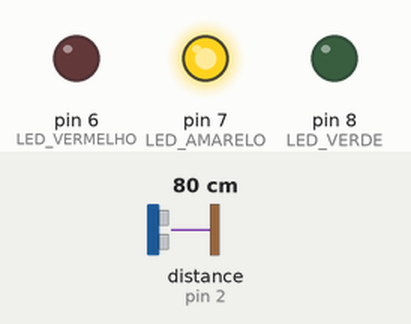
Simulated run of this sketch. Board: Arduino Uno, built with avr-gcc and run on an emulated ATmega328P. Parts: output pins drawn as LEDs (lit = HIGH). Inputs (shaded band) come from the test bench; at power-on: distance to the obstacle (sensor on pin 2) 80 cm. The echo pulse lasts 58.3 µs per cm; no radio packets arrive unless stated; pins used as bus, display or sensor lines are not drawn.

Above: at 1.7 s.
1.8 s: distance to the obstacle (sensor on pin 2) set to 58 cm
3.3 s: distance to the obstacle (sensor on pin 2) set to 52 cm
At 4.0 s:
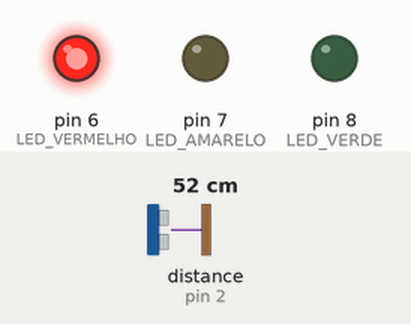
4.8 s: distance to the obstacle (sensor on pin 2) set to 43 cm
At 5.5 s:
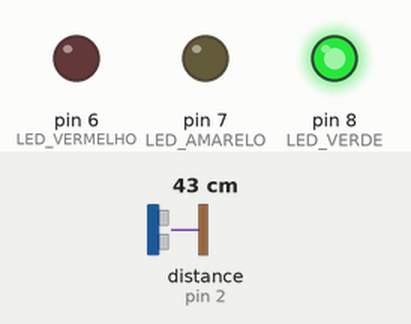
6.3 s: distance to the obstacle (sensor on pin 2) set to 6 cm
7.8 s: distance to the obstacle (sensor on pin 2) set to 3 cm
At 9.0 s:
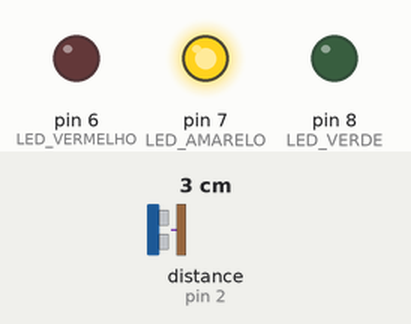
9.3 s: distance to the obstacle (sensor on pin 2) set to 9 cm
At 10.4 s:
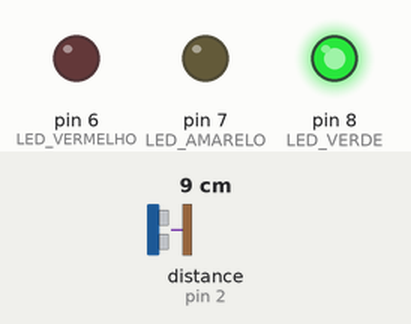
Timing chart, 0 to 11.8 s (numbered marks = the images above; inputs shaded):
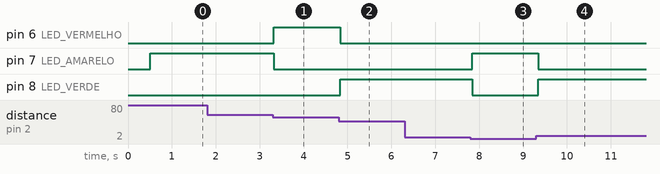

Measured:
- the behaviour switches between 55 and 54 cm on distance to the obstacle (sensor on pin 2) (found by bisection; images 0 and 1)
- the behaviour switches between 49 and 48 cm on distance to the obstacle (sensor on pin 2) (found by bisection; images 1 and 2)
- the behaviour switches between 5 and 4 cm on distance to the obstacle (sensor on pin 2) (found by bisection; images 2 and 3)
- after the input at 1.8 s, every drawn part: stays the same
- after the input at 3.3 s, pin 6 (LED_VERMELHO): LOW → HIGH at once; pin 7 (LED_AMARELO): HIGH → LOW at once
- after the input at 4.8 s, pin 6 (LED_VERMELHO): HIGH → LOW at once; pin 8 (LED_VERDE): LOW → HIGH at once
- after the input at 6.3 s, every drawn part: stays the same
- after the input at 7.8 s, pin 7 (LED_AMARELO): LOW → HIGH at once; pin 8 (LED_VERDE): HIGH → LOW at once
- after the input at 9.3 s, pin 7 (LED_AMARELO): HIGH → LOW at once; pin 8 (LED_VERDE): LOW → HIGH at once

The sketch:

CP7.ino
```cpp
//Bibliotecas NRF24
#include <avr/pgmspace.h>
#include <RF24Network.h>
#include <RF24.h>
#include <SPI.h>

//Biblioteca Sensor Ultrasônico HCSR04
#include <Ultrasonic.h>

//---------------------------------DEFINIÇÕES----------------------------------------------
//Serial
#define BAUDRATE            9600

//Ultrassônico
#define PINO_TRIGGER        3
#define PINO_ECHO           2

//LEDs
#define LED_VERDE           8
#define LED_VERMELHO        6
#define LED_AMARELO         7

//Distâncias válidas para captação do sensor (cm)
#define DIST_MIN            4
#define DIST_MAX            47
#define DIST_DESATIVADO     53

// Delay para medida da distância pelo ultrassônico
#define DELAY               250

//Pinos do nRF24L01 - UNO
#define PINO_CE             9
#define PINO_CS             10

//Parâmetros de operação do nRF24L01
#define DATA_RATE           RF24_250KBPS
#define POWER_AMPLIFICATION RF24_PA_MAX
#define CANAL               70
#define CRC_SIZE            RF24_CRC_16
#define RETRY_DELAY         15
#define RETRY_COUNT         15

//Endereços da Rede sem Fio
#define MESTRE              00
#define HUB1                01
#define HUB2                02
#define CP0                 011
#define CP1                 021
#define CP2                 031
#define CP3                 041
#define CP4                 051
#define CP5                 012
#define CP6                 022
#define CP7                 032
#define CP8                 042
#define CP9                 052

//---------------------------------CONFIGURAÇÃO DO NÓ--------------------------------------
//Variáveis da Rede
uint16_t this_node = CP7; //Endereço deste Nó
uint16_t to_p = MESTRE; //Endereço para envio da mensagem de passagem
uint16_t to_c = HUB2; //Endereço para envio da mensagem de checagem

//--------------------------------VARIÁVEIS GLOBAIS----------------------------------------
//Vetor de Endereços
const uint16_t node_address_set[13] = { MESTRE, HUB1, HUB2, CP0, CP1, CP2, CP3, CP4, CP5, CP6, CP7, CP8, CP9};

//Instância do Wireless
RF24 radio(PINO_CE, PINO_CS);
RF24Network network(radio);

//Variáveis do Sensor Ultrassônico
Ultrasonic ultrasonic(PINO_TRIGGER, PINO_ECHO); //Instância do ultrassônico
long tempo;     //Tempo de recepção da onda sonora enviada pelo sensor
long distancia; //Distância calculada
int sensorTriggered = 0; //Indica disparo do sensor
const unsigned long interval = 50; //Intervalo de checagem do ultrassônico
unsigned long last_time_sent = 0;
unsigned long now = 0;
int tries = 0;

void setup() {
  //Inicialização dos LEDs
  pinMode(LED_VERDE, OUTPUT);
  digitalWrite(LED_VERDE, LOW);
  pinMode(LED_AMARELO, OUTPUT);
  digitalWrite(LED_AMARELO, LOW);
  pinMode(LED_VERMELHO, OUTPUT);
  digitalWrite(LED_VERMELHO, LOW);

  //Inicialização do Rádio e da Rede
  SPI.begin();
  radio.begin();
  radio.setDataRate(DATA_RATE);
  radio.setPALevel(POWER_AMPLIFICATION);
  radio.setRetries(RETRY_DELAY,RETRY_COUNT);
  radio.setCRCLength(CRC_SIZE);
  network.begin(/*channel*/ CANAL, /*node address*/ this_node );

  //Inicialização do Serial
  //Serial.begin(BAUDRATE);
  //Serial.println("DEPURACAO ULTRASSONICO"); // Depuração

  delay(500);
}

void loop() {
  //Atualiza a Rede
  network.update();
  while ( network.available() ){
    RF24NetworkHeader header;
    network.peek(header);
      switch (header.type){
        case 'C':
          InformStatus(header);
          break;
        default:
          //Serial.println("*** ATENÇÃO *** Tipo de Mensagem Desconhecido");
          network.read(header,0,0);
          break;
      };
    }


  //Sensor Ultrassônico
  now = millis();
  if ( now - last_time_sent >= interval ){
    last_time_sent = now;

    sensorTriggered = monitorarSensor();
    //LEDs
    if(sensorTriggered == 0) {
      digitalWrite(LED_VERMELHO, HIGH);
      digitalWrite(LED_VERDE, LOW);
      digitalWrite(LED_AMARELO, LOW);
      //Serial.println("SENSOR DESATIVADO..."); // Depuração
    } else if(sensorTriggered == 1) {
      digitalWrite(LED_VERMELHO, LOW);
      digitalWrite(LED_VERDE, HIGH);
      digitalWrite(LED_AMARELO, LOW);
      //Serial.println("SENSOR ATIVADO...");   // Depuração

      //Enviando mensagem ao Mestre
      while((!sendPMessage(to_p))&&(tries <= 15)){delay(10);tries++;}
      tries = 0;

    } else {
      digitalWrite(LED_VERMELHO, LOW);
      digitalWrite(LED_VERDE, LOW);
      digitalWrite(LED_AMARELO, HIGH);
      //Serial.println("MEDIDA INVALIDA...");   // Depuração
    }
  }


}

//Subrotina do Sensor Ultrassônico
int monitorarSensor(void) {
  noInterrupts(); //Desabilita interrupções para não afetar medição
  tempo = ultrasonic.timing();
  interrupts(); //Habilita as interrupções novamente
  distancia = ultrasonic.convert(tempo,Ultrasonic::CM);
  //Serial.print("Dist: ");
  //Serial.print(distancia);
  //Serial.println(" cm");
  if(distancia > DIST_MAX && distancia <= DIST_DESATIVADO) {
    return 0; // Sensor Desativado
  } else if(distancia >= DIST_MIN && distancia <= DIST_MAX) {
    return 1; // Sensor Ativado
  } else {
    return 2; // Medida Inválida
  }
}

//Subrotida de enviar mensagem de Passagem
bool sendPMessage(uint16_t to){
  RF24NetworkHeader header(/*para o nó*/ to, /*tipo de mensagem*/ 'P' /*Passagem*/);
  bool p = true;
  //Serial.println(p); //Depuração
  return network.write(header, &p, sizeof(p));
}

//Subrotida de enviar mensagem de Checagem
bool sendSMessage(uint16_t to){
  RF24NetworkHeader header(/*para o nó*/ to, /*tipo de mensagem*/ 'S' /*Status*/);
  bool c = true;
  //Serial.println(c); //Depuração
  return network.write(header, &c, sizeof(c));
}

//Subrotina de recepção de mensagem
void InformStatus(RF24NetworkHeader& header){
  //char message[DATA_SIZE];
  bool message;

  network.read(header, &message, sizeof(message));
  uint16_t from = header.from_node;

  if(message)
  {
    sendSMessage(to_c);
  }
}
```
